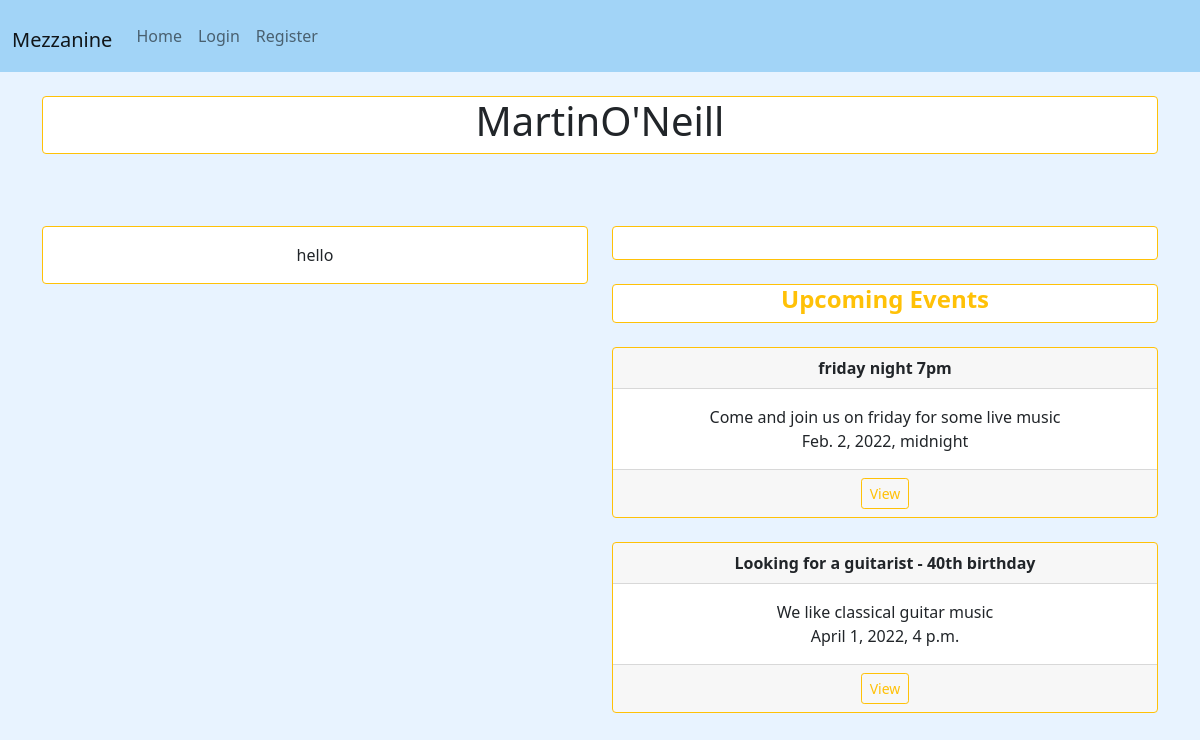
/account/talent_profile/9, run on the app's committed database.
### account/models.py (models this page shows)
class Talent(models.Model):
    user = models.OneToOneField(User, on_delete=models.CASCADE, primary_key=True)
    first_name = models.CharField(max_length=30)
    last_name = models.CharField(max_length=30)
    description = models.CharField(blank=True, max_length=999)
    instrument = models.CharField(max_length=50,)
    location = models.CharField(max_length=100, blank=True)
    account_tags = models.ManyToManyField(AccountTags)
    applications = models.ManyToManyField("mezza.Event", related_name='talent_applications', blank=True)
    offers = models.ManyToManyField("mezza.Event", related_name='talent_offers', blank=True)
    confirmed_events = models.ManyToManyField("mezza.Event", related_name='talent_confirmed', blank=True)
    def __str__(self):
    		return self.first_name + self.last_name

### mezza/models.py (models this page shows)
class Event(models.Model):
    name = models.CharField('Event Name', max_length=120)
    description = models.TextField(blank=True)
    event_date = models.DateTimeField('Event Date')
    wage = models.DecimalField('Event Wage',max_digits=7, decimal_places=2)
    is_open = models.BooleanField(default=False)
    venue = models.ForeignKey(Venue, blank=False, null=False, on_delete=models.CASCADE)
    applicants = models.ManyToManyField(Talent, related_name='event_applicants', blank=True)# null=True)
    offers = models.ManyToManyField(Talent, related_name='event_offers', blank=True)
    talent = models.ForeignKey(Talent, related_name='event_talent', blank=True, null=True, on_delete=models.SET_NULL)
    event_tags = models.ManyToManyField(AccountTags)
    def __str__(self):
       return self.name

### account/views.py (the view)
# urls.py: path('talent_profile/<talent_id>', views.talent_profile, name='profile-talent'),
def talent_profile(request, talent_id):
    talent = Talent.objects.get(pk=talent_id)
    upcoming_events = talent.confirmed_events.all()
    t_id = talent_id
    return render(request, 'talent_profile.html',
        {'talent':talent,
        't_id':t_id,
        'upcoming_events':upcoming_events})

### account/templates/talent_profile.html (shortened to what this page needs)
{% extends 'mezza/base.html' %}
{% block content %}
	<center>
		<div class = "card border-warning">
			<h1>{{talent}}</h1>
		</div>
		<br/>
		<br/>
		<br/>
		<div class="row">
			<div class="col">
			  <div class="card border-warning">
				<div class="card-body">
				  <p class="card-text">{{talent.description}}</p>
				</div>
			  </div>
			</div>
			<div class="col">
				<div class="card border-warning">
					<div class="card-body">
					</div>
				  </div>
				  <br/>
				<div class="card border-warning text-warning">
					<h4><strong>Upcoming Events</strong></h4>
				  </div>
				  <br/>
				{% for event in upcoming_events%}
				<div class="card border-warning ">
					<div class="card-header  ">
						<strong>{{event}}</strong>
					</div>
					<div class="card-body border-warning">
						<p class="card-text">
							{{event.description}} <br/>
							<strong></strong>{{event.event_date}}</strong> <br/>
						</p>
					</div>
					<div class="card-footer text-muted">
						<a href="{% url 'event-page' event.id %}"
						class = "btn btn-outline-warning btn-sm"> View </a>
					</div>
				</div>
				<br/>
				{% endfor %}
			</div>
		</div>
		<br/><br/>
	</center>
{% endblock %}

### mezza/templates/mezza/base.html (style rules this page uses)
body { background: #e8f3ff; }

### data on the page
Talent: first_name+last_name "MartinO'Neill", description "hello"
Event: name "friday night 7pm", description "Come and join us on friday for some live music", event_date "Feb. 2, 2022, midnight"
Event: name "Looking for a guitarist - 40th birthday", description "We like classical guitar music", event_date "April 1, 2022, 4 p.m."
